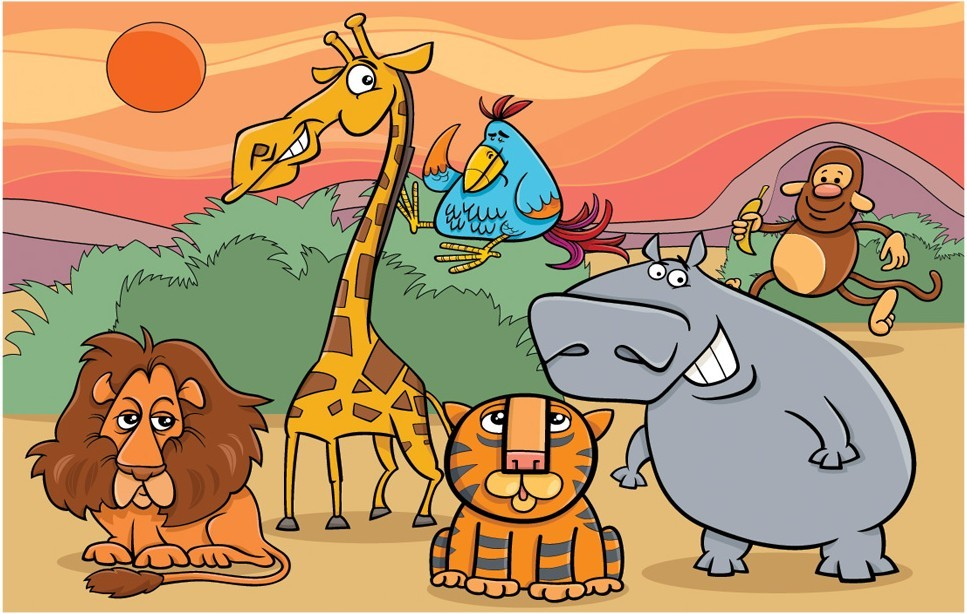
#> input picture data/10.png, 967 x 614 px
$ jupyter execute PhotoHunt.ipynb
#> lines starting #> are read from the running program, lines starting #| are printed output that depends on the picture; after the words box and inside, x2 and y2 are one past the last pixel; in counts of white or black regions, pixels touching at a corner belong together
### plot_utils.py
import matplotlib.pyplot as plt
plt.style.use('seaborn')

def plotImage(img,t="Image"):
    plt.figure(figsize=(13,10))
    plt.title(t)
    plt.imshow(img)
    plt.axis("off")
    plt.show()

### PhotoHunt.ipynb
[cell 1]
from skimage.metrics import structural_similarity
import imutils
import cv2
import plot_utils as plt

[cell 2]
# Load the images
imgA = cv2.imread('./data/10.png')
#> imgA is the input picture: shape (614, 967, 3); mean B, G, R 105.8, 147.4, 185.8
imgA = cv2.cvtColor(imgA, cv2.COLOR_BGR2RGB)
imgB = cv2.imread('./data/11.png')
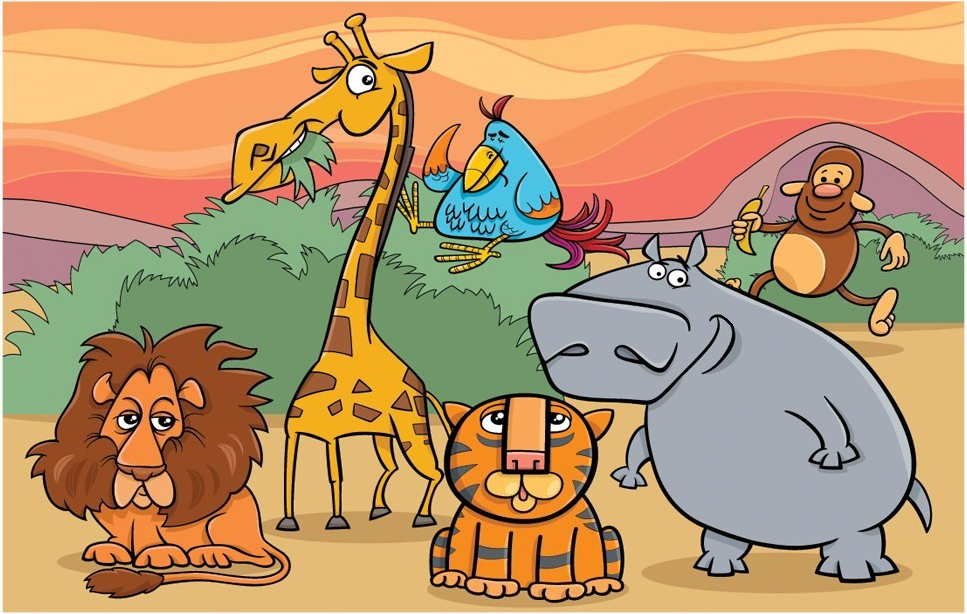
#> input picture data/11.png, 967 x 614 px
#> imgB is the input picture: shape (614, 967, 3); mean B, G, R 107, 148.8, 186.1
imgB = cv2.cvtColor(imgB, cv2.COLOR_BGR2RGB)
plt.plotImage(imgA,"Image A")
plt.plotImage(imgB,"Image B")

[cell 3]
# Convert to grayscale images
grayA = cv2.cvtColor(imgA, cv2.COLOR_RGB2GRAY)
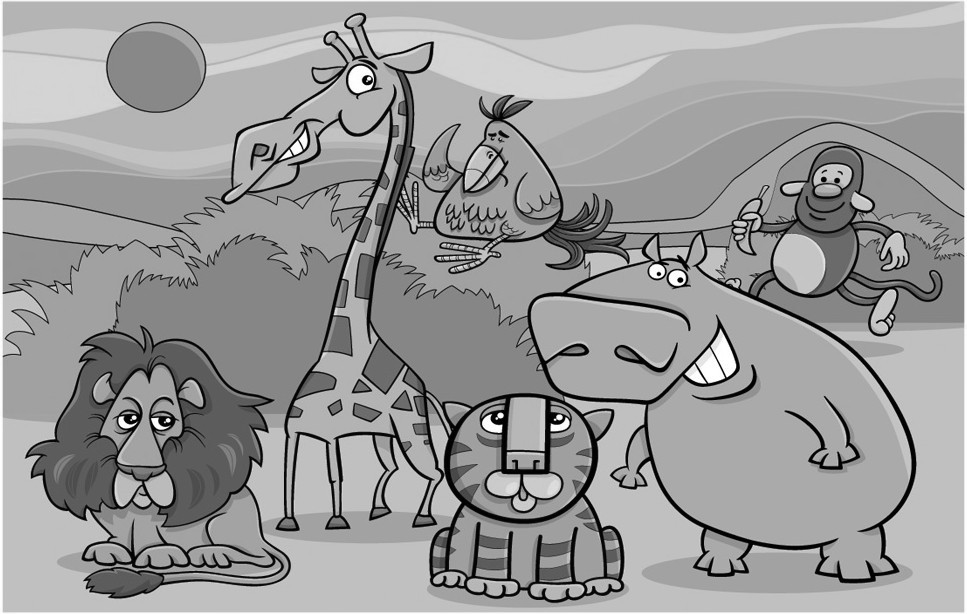
#> grayA: shape (614, 967); min 0, max 255, mean 154.1
grayB = cv2.cvtColor(imgB, cv2.COLOR_RGB2GRAY)
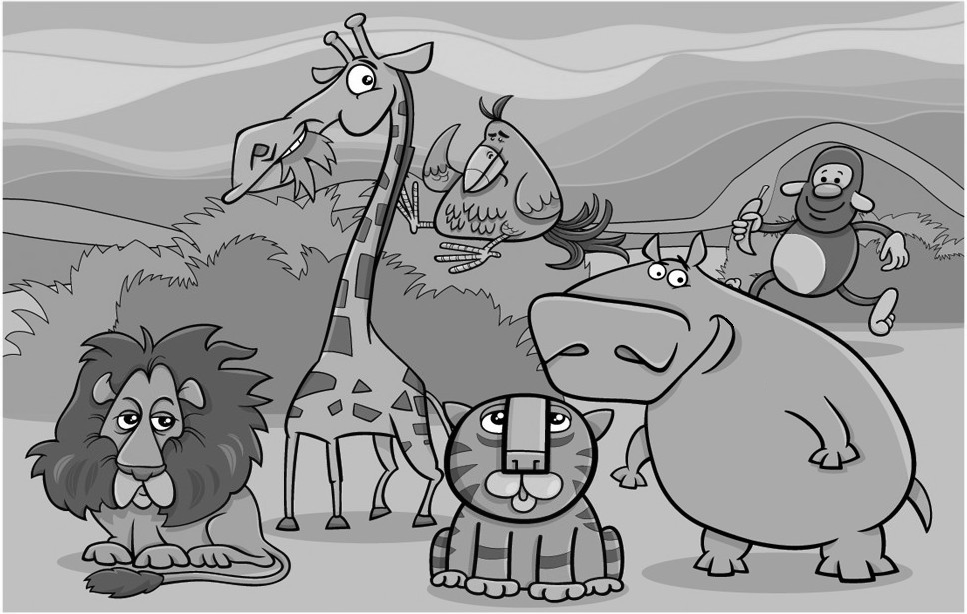
#> grayB: shape (614, 967); min 0, max 255, mean 155.2
plt.plotImage(grayA,"Gray Image A")
plt.plotImage(grayB,"Gray Image B")

[cell 4]
# Calculating SSIM (Structural Similarity)
diff = structural_similarity(grayA, grayB, full=True)[1]
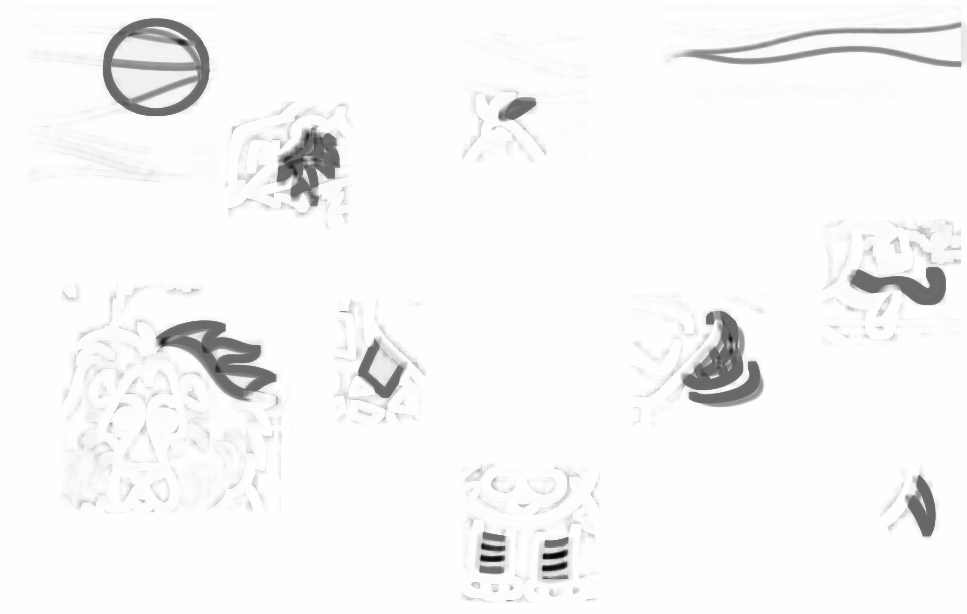
#> diff: shape (614, 967) float64; min -0.676, max 1, mean 0.951; drawn with min black and max white
diff = (diff * 255).astype("uint8")
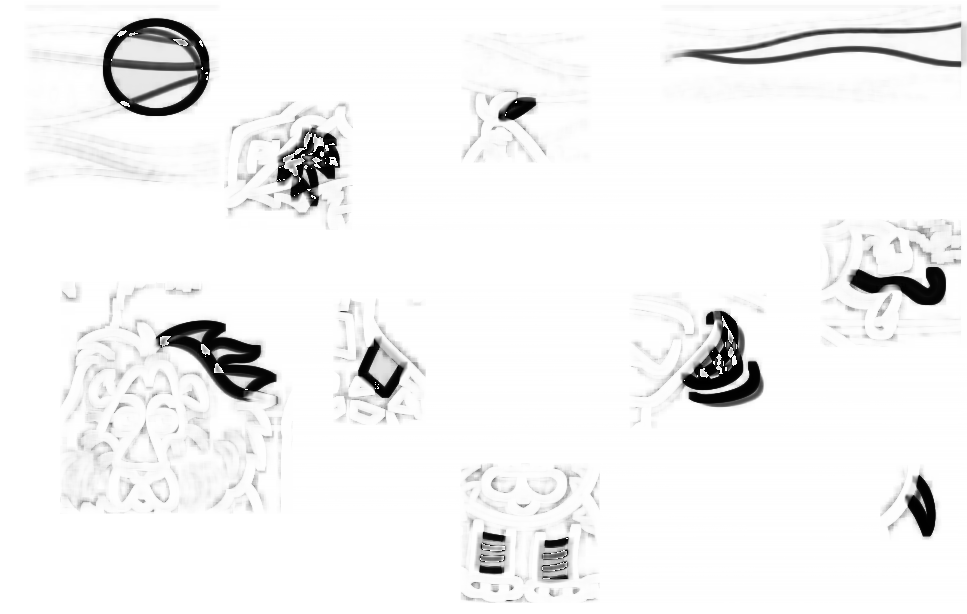
#> diff: shape (614, 967); min 0, max 255, mean 243
plt.plotImage(diff,"Structural Difference between the images")

[cell 5]
# Thresholding the Difference Image
thresh = cv2.threshold(diff, 150, 255,cv2.THRESH_BINARY_INV | cv2.THRESH_OTSU)[1]
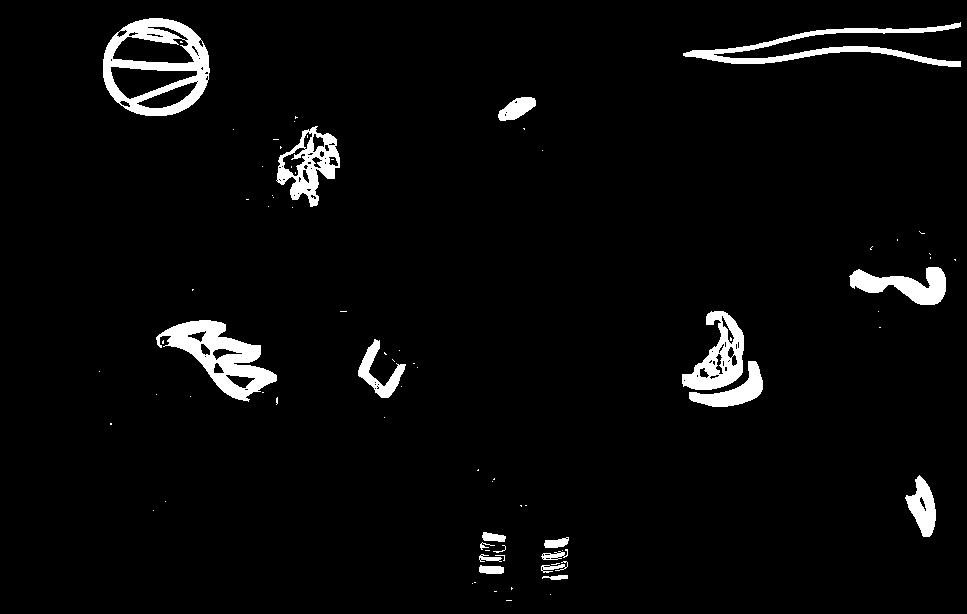
#> thresh: shape (614, 967); 3.8% white; 79 white regions (60 under 20 px)
plt.plotImage(thresh,"Thresholded Image")

[cell 6]
# Find contours in the image
cnts = cv2.findContours(thresh, cv2.RETR_EXTERNAL,cv2.CHAIN_APPROX_SIMPLE)
#> cnts = 73 contours, 56 with area under 20; largest, box (x1, y1, x2, y2) and area: (103, 18, 210, 116) 8280, (156, 320, 277, 402) 4276, (276, 126, 340, 207) 2750, (682, 311, 744, 390) 2570, (683, 22, 961, 67) 2350
cnts = imutils.grab_contours(cnts)

[cell 7]
rect = []
for c in cnts:
    if cv2.contourArea(c) > 150:
        rect.append(cv2.boundingRect(c))
#> this loop made 73 passes
#> c on passes 1, 2, 3, 4, 5, 6, 13, 14, 20, 21, 22, 23: [[506, 600], [511, 600]], [[550, 594]], [[494, 591], [496, 591]], [[511, 587], [511, 589], [512, 588]], [[472, 583]], [[474, 582], [475, 582]], [[562, 550]], [[485, 550], [489, 550]], [[153, 510]], [[525, 505], [526, 505]], [[520, 505], [521, 506], [521, 505]], [[165, 501]]
#> after the loop, rect = [(479, 565, 25, 9), (544, 537, 25, 11), (905, 475, 31, 62), (689, 361, 74, 46), (358, 339, 48, 59), (156, 320, 121, 82), (682, 311, 62, 79), (849, 267, 97, 38), (276, 126, 64, 81), (498, 97, 38, 24), (683, 22, 278, 45), (103, 18, 107, 98)]
for r in rect:
    cv2.rectangle(imgA, (r[0]-5,r[1]-5), (r[0]+r[2]+5,r[1]+r[3]+5), (255, 0, 0), 6)
#> this loop made 12 passes
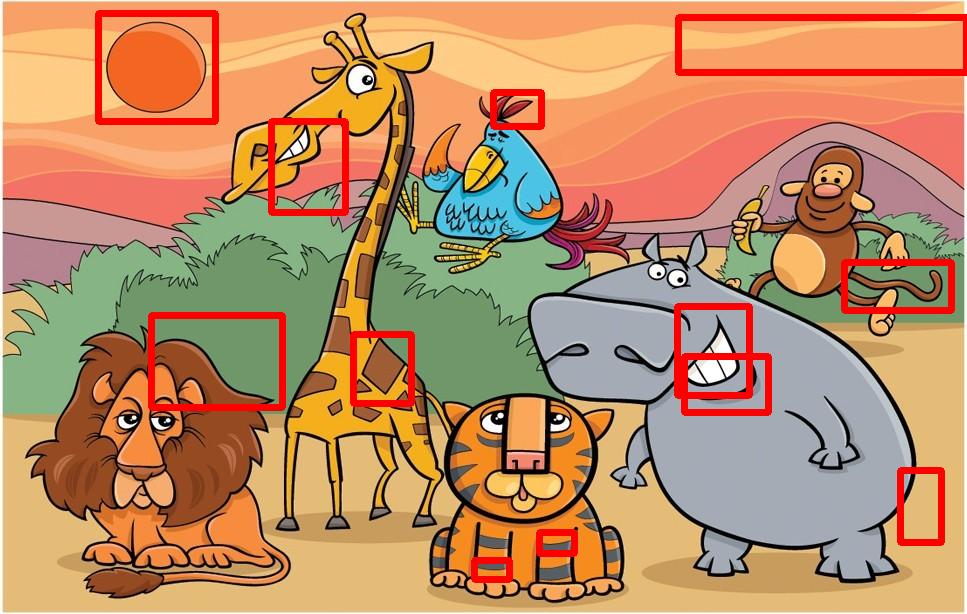
#> imgA: shape (614, 967, 3); mean R, G, B 188.8, 141, 101.3
plt.plotImage(imgA,"Differences")
